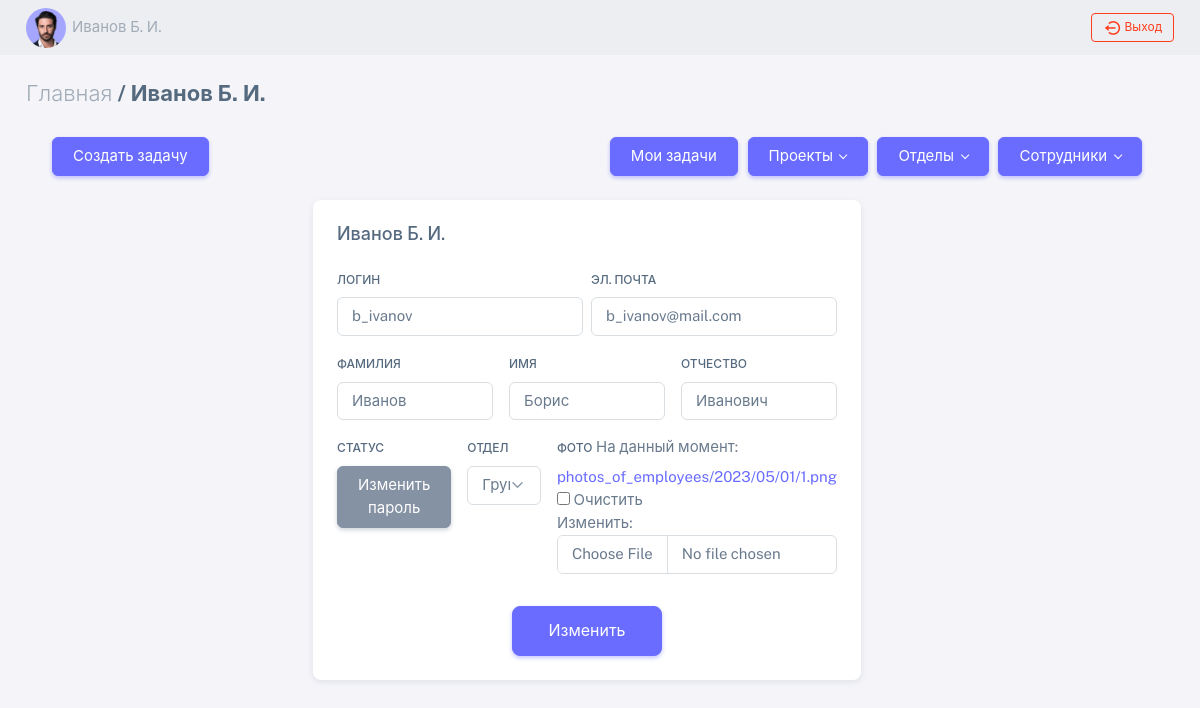
Page /profile/2/ (signed in) on the committed database.
### crm/models.py (models this page shows)
class Employee(AbstractUser):
    last_name = models.CharField('Фамилия', max_length=255, blank=True, null=True)
    first_name = models.CharField('Имя', max_length=255, blank=True, null=True)
    second_name = models.CharField('Отчество', max_length=255, blank=True, null=True)
    department = models.ForeignKey(Department, on_delete=models.CASCADE, verbose_name='Отдел', blank=True,  null=True)
    photo = models.ImageField(upload_to='photos_of_employees/%Y/%m/%d/', blank=True, verbose_name='Фотография')
    class Meta:
        verbose_name = 'Сотрудник'
        verbose_name_plural = 'Сотрудники'
    def __str__(self):
        if self.last_name and self.first_name and self.second_name:
            return f'{self.last_name}\xA0{self.first_name[0]}.\xA0{self.second_name[0]}.'
        return self.username

### crm/views.py (the view)
# urls.py: path('profile/<int:pk>/', ProfileView.as_view(), name='profile'),
class ProfileView(LoginRequiredMixin, UpdateView):
    form_class = ProfileForm
    model = Employee
    template_name = 'profile/profile.html'
    success_url = reverse_lazy('kanban_page')
    def get_context_data(self, **kwargs):
        context = super().get_context_data(**kwargs)
        user = self.request.user
        context['page_title'] = user
        return context

### crm/forms.py
class ProfileForm(forms.ModelForm):
    class Meta:
        model = Employee
        fields = [
            'username',
            'email',
            'last_name',
            'first_name',
            'second_name',
            'department',
            'photo',
        ]

### crm/models.py (called while the page is built)
    def __str__(self):
        return self.name

### templates/profile/profile.html (shortened to what this page needs)
{% extends 'base.html' %}
{% block content %}
{% load widget_tweaks %}
  <div class="row justify-content-md-center">
    <div class="col-xl-6">
      <div class="card mb-4">
        <h5 class="card-header">{{ user }}</h5>
        <div class="card-body">
          <form method="post" enctype="multipart/form-data">
            <div class="row g-2">
              <div class="col mb-3">
                <label class="form-label" for="basic-default-name">Логин</label>
                {% render_field form.username class="form-control" type="text" value="" id="basic-default-name" placeholder="svivanov" %}
              </div>
              <div class="col mb-3">
                <label for="basic-default-email" class="form-label">Эл. почта</label>
                {% render_field form.email type="email" class="form-control" id="basic-default-email" placeholder="sivanov@mail.ru" %}
              </div>
            </div>
            <div class="row g-3">
              <div class="col mb-3">
                <label class="form-label" for="basic-default-last">Фамилия</label>
                {% render_field form.last_name class="form-control" type="text" value="" id="basic-default-last" placeholder="Иванов" %}
              </div>
              <div class="col mb-3">
                <label class="form-label" for="basic-default-first">Имя</label>
                {% render_field form.first_name class="form-control" type="text" value="" id="basic-default-first" placeholder="Степан" %}
              </div>
              <div class="col mb-3">
                <label class="form-label" for="basic-default-second">Отчество</label>
                {% render_field form.second_name class="form-control" type="text" value="" id="basic-default-second" placeholder="Владимирович" %}
              </div>
            </div>
            <div class="row g-3">
              <div class="col mb-3">
                <label class="form-label" for="basic-default-pas">Статус</label>
                <div class="d-grid gap-2 col-lg-12 mx-auto">
                  <button type="button" class="btn btn-secondary" id="basic-default-pas" onclick="document.location='{% url 'change_password' %}'">Изменить пароль</button>
                </div>
              </div>
              <div class="col mb-3">
                <label class="form-label" for="basic-default-dep">Отдел</label>
                {% render_field form.department class="form-select" id="basic-default-dep" aria-label="Default select example" %}
              </div>
              <div class="col mb-3">
                <label for="basic-default-photo" class="form-label">Фото</label>
                {% render_field form.photo class="form-control" type="file" id="basic-default-photo" %}
              </div>
            </div>
            <div class="row mt-3">
              <div class="d-grid gap-2 col-lg-4 mx-auto">
                <button class="btn btn-primary btn-lg" type="submit">Изменить</button>
              </div>
            </div>
          </form>
        </div>
      </div>
    </div>
  </div>
{% endblock content %}

### templates/base.html (shortened to what this page needs)
<!DOCTYPE html>
<html lang="en">
<head>
  {% load static %}
  <link rel="stylesheet" href="{% static 'vendor/fonts/boxicons.css' %}" />
  <link rel="stylesheet" href="{% static 'vendor/css/core.css' %}" class="template-customizer-core-css" />
  <link rel="stylesheet" href="{% static 'vendor/css/theme-default.css' %}" class="template-customizer-theme-css" />
  <link rel="stylesheet" href="{% static 'css/demo.css' %}" />
  <link rel="stylesheet" href="{% static 'vendor/libs/perfect-scrollbar/perfect-scrollbar.css' %}" />
</head>
<body>
  <div class="layout-wrapper layout-content-navbar">
    <div class="layout-container">
      <div class="layout-page">
        <nav class="navbar navbar-expand-lg navbar-light bg-light">
          <div class="container-fluid">
            <div class="collapse navbar-collapse" id="navbarSupportedContent">
              <div class="navbar-nav me-auto mb-2 mb-lg-0">
                <div class="avatar">
                  {% if user.photo %}
                    <img src="{{ MEDIA_DIR }}{{ user.photo.url }}" class="w-px-40 h-auto rounded-circle">
                  {% else %}
                    <img src="/media/photos_of_employees/default.png" class="w-px-40 h-auto rounded-circle">
                  {% endif %}
                </div>
                <a href="{% url 'profile' user.id %}" class="nav-item nav-link">{{ user }}</a>
              </div>
              <div>
                <a href="{% url 'logout' %}" class="btn btn-sm btn-outline-danger"><i class="bx bx-log-out-circle"></i> Выход</a>
              </div>
            </div>
          </div>
        </nav>
        <div class="content-wrapper">
          <div class="container-xxl flex-grow-1 container-p-y">
            <h4 class="fw-bold"><span class="text-muted fw-light"><a class="text-muted fw-light" href="/">Главная</a></span>{% if page_title %} / {{ page_title }}{% endif %}</h4>
            <div class="container-fluid d-flex flex-md-row flex-column justify-content-between align-items-md-center gap-1 container-p-x mb-4">
              <div class="demo-inline-spacing">
                <button type="button" class="btn btn-primary" onclick="document.location='{% url 'task_create' %}'">Создать задачу</button>
              </div>
              <div class="demo-inline-spacing">
                <button type="button" class="btn btn-primary" onclick="document.location='http://127.0.0.1:8000/my/{{ user.pk }}'">Мои задачи</button>
                <button type="button" class="btn btn-primary dropdown-toggle me-2" data-bs-toggle="dropdown" aria-expanded="false">Проекты</button>
                <button type="button" class="btn btn-primary dropdown-toggle me-2" data-bs-toggle="dropdown" aria-expanded="false">Отделы</button>
                <button type="button" class="btn btn-primary dropdown-toggle me-2" data-bs-toggle="dropdown" aria-expanded="false">Сотрудники</button>
              </div>
            </div>
            <div class="row mb-5">
              {% block content %}{% endblock content %}
            </div>
          </div>
        </div>
      </div>
    </div>
  </div>
</body>
</html>

### static/css/demo.css (style rules this page uses)
.demo-inline-spacing > * { margin: 1rem 0.375rem 0 0 !important; }

### rows in the picture
Employee: photo (picture), last_name+first_name+second_name "Иванов Б. И.", username "b_ivanov", email "b_ivanov@mail.com", last_name "Иванов", first_name "Борис", second_name "Иванович", department "Группа реализации проектов"
